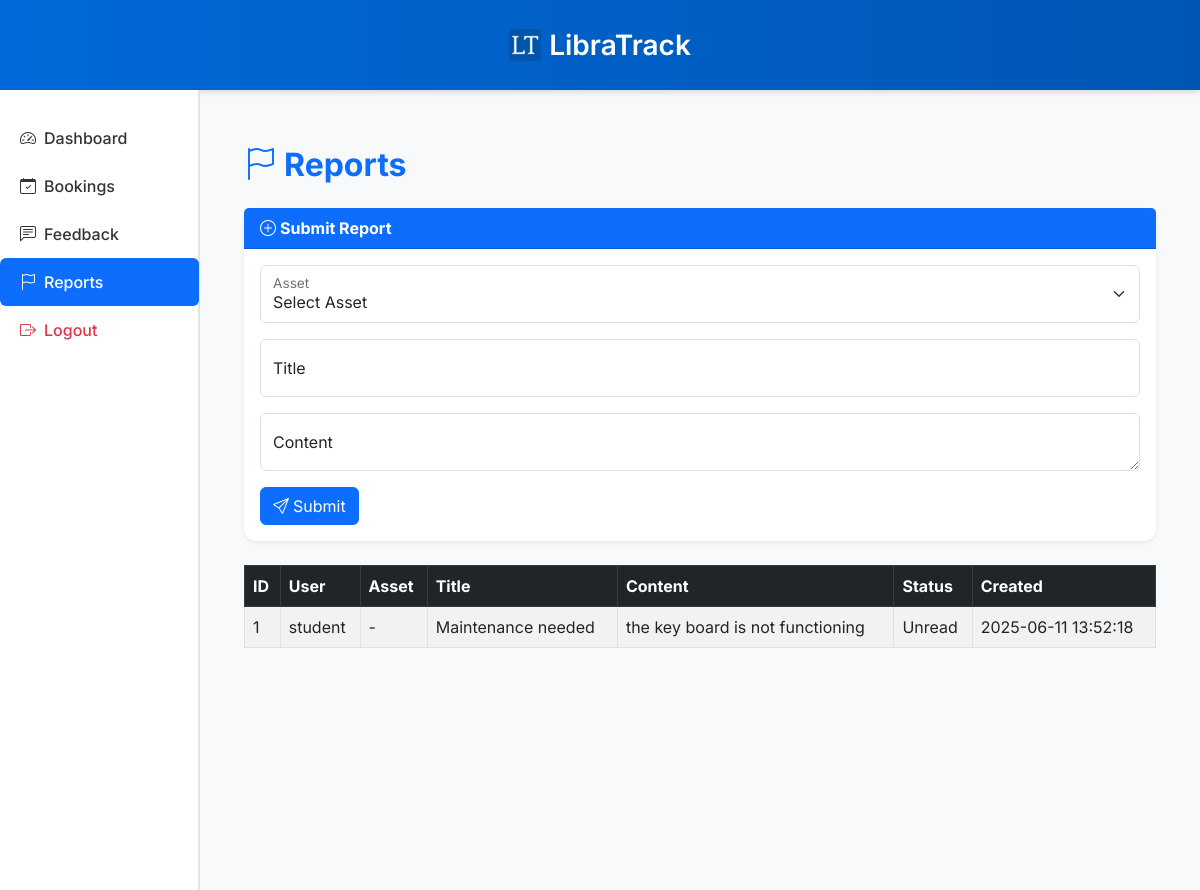
/reports.php (signed in), run on the app's committed database.
### tables this page shows
CREATE TABLE `reports` (
  `id` int(11) NOT NULL,
  `user_id` int(11) NOT NULL,
  `asset_id` int(11) DEFAULT NULL,
  `title` varchar(255) NOT NULL,
  `content` text NOT NULL,
  `status` enum('Unread','Reviewed') DEFAULT 'Unread',
  `created_at` timestamp NOT NULL DEFAULT current_timestamp()
);

CREATE TABLE `users` (
  `id` int(11) NOT NULL,
  `username` varchar(100) NOT NULL,
  `password` varchar(255) NOT NULL,
  `role` enum('admin','student') NOT NULL
);

### reports.php (the view, shortened to what this page needs)
<?php
include('includes/db.php');
include('includes/layout_start.php');
$user_id = $_SESSION['user_id'];
$role = $_SESSION['role'];
$isAdmin = ($role === 'admin');
$query = $isAdmin ?
    "SELECT r.*, a.name AS asset_name, u.username FROM reports r LEFT JOIN assets a ON r.asset_id = a.id JOIN users u ON r.user_id = u.id ORDER BY r.created_at DESC" :
    "SELECT r.*, a.name AS asset_name, u.username FROM reports r LEFT JOIN assets a ON r.asset_id = a.id JOIN users u ON r.user_id = u.id WHERE r.user_id = $user_id ORDER BY r.created_at DESC";
$reports = $conn->query($query);
?>
<div class="container py-4">
    <h2 class="mb-4 fw-bold text-primary"><i class="bi bi-flag me-2"></i>Reports</h2>
    <?php if ($role === 'student'): ?>
    <div class="card shadow-sm mb-4">
        <div class="card-header bg-primary text-white">
            <strong><i class="bi bi-plus-circle me-1"></i>Submit Report</strong>
        </div>
        <div class="card-body">
            <form method="POST">
                <div class="form-floating mb-3">
                    <select name="asset_id" class="form-select" id="reportAsset" required>
                        <option value="" disabled selected>Select Asset</option>
                    </select>
                    <label for="reportAsset">Asset</label>
                </div>
                <div class="form-floating mb-3">
                    <input type="text" name="title" class="form-control" id="reportTitle" placeholder="Title" required>
                    <label for="reportTitle">Title</label>
                </div>
                <div class="form-floating mb-3">
                    <textarea name="content" class="form-control" id="reportContent" placeholder="Content" required></textarea>
                    <label for="reportContent">Content</label>
                </div>
                <button type="submit" class="btn btn-primary"><i class="bi bi-send me-1"></i>Submit</button>
            </form>
        </div>
    </div>
    <?php endif; ?>
    <div class="table-responsive">
        <table class="table table-bordered table-striped table-hover align-middle">
            <thead class="table-dark">
                <tr>
                    <th>ID</th>
                    <th>User</th>
                    <th>Asset</th>
                    <th>Title</th>
                    <th>Content</th>
                    <th>Status</th>
                    <th>Created</th>
                </tr>
            </thead>
            <tbody>
                <?php while ($row = $reports->fetch_assoc()): ?>
                <tr>
                    <td><?= $row['id'] ?></td>
                    <td><?= htmlspecialchars($row['username']) ?></td>
                    <td><?= htmlspecialchars($row['asset_name'] ?? '-') ?></td>
                    <td><?= htmlspecialchars($row['title']) ?></td>
                    <td><?= htmlspecialchars($row['content']) ?></td>
                    <td>
                        <?php if ($isAdmin): ?>
                        <form method="POST" class="d-flex align-items-center">
                            <input type="hidden" name="update" value="1">
                            <input type="hidden" name="report_id" value="<?= $row['id'] ?>">
                            <select name="status" class="form-select me-2">
                                <option value="Unread" <?= $row['status'] == 'Unread' ? 'selected' : '' ?>>Unread</option>
                                <option value="Reviewed" <?= $row['status'] == 'Reviewed' ? 'selected' : '' ?>>Reviewed</option>
                            </select>
                            <button type="submit" class="btn btn-success btn-sm"><i class="bi bi-check-circle"></i></button>
                        </form>
                        <?php else: ?>
                            <?= htmlspecialchars($row['status']) ?>
                        <?php endif; ?>
                    </td>
                    <td><?= $row['created_at'] ?></td>
                </tr>
                <?php endwhile; ?>
            </tbody>
        </table>
    </div>
</div>
<?php include('includes/layout_end.php'); ?>

### includes/layout_start.php (style rules this page uses)
body { font-family: 'Inter', sans-serif; background-color: #f8f9fa; }
.card { border: none; border-radius: 0.75rem; box-shadow: 0 0.75rem 1.25rem rgba(0, 0, 0, 0.05); }

### data on the page
reports: id "1", user.username "student", asset_name "-", title "Maintenance needed", content "the key board is not functioning", status "Unread", created_at "2025-06-11 13:52:18"
